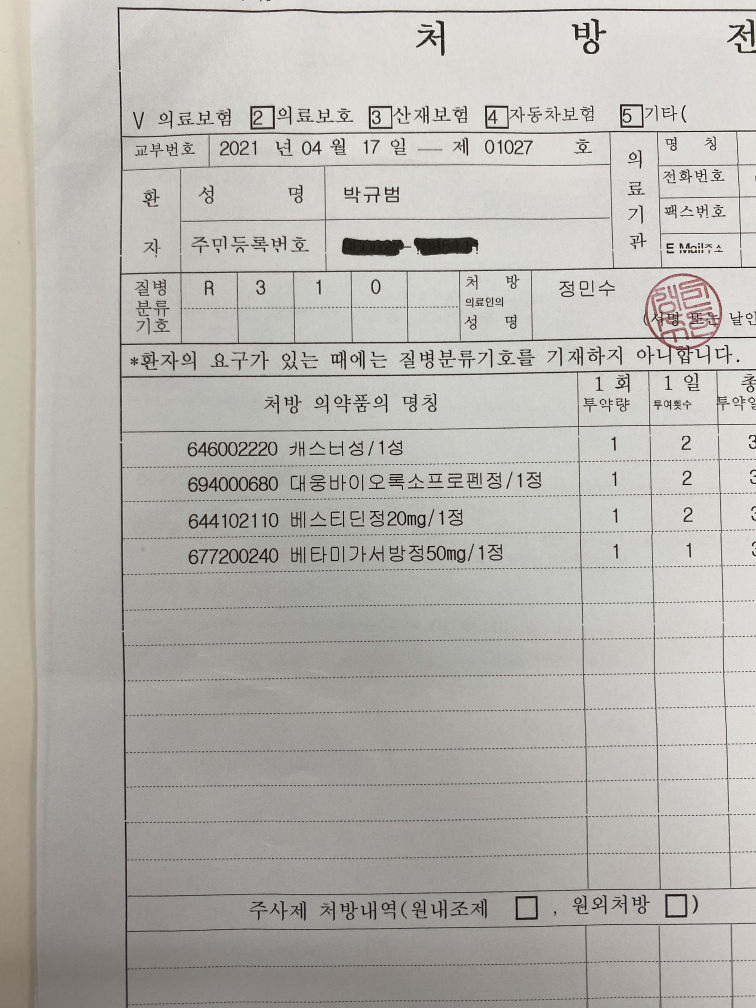
#> input picture data/F8AD4D44-F622-48C3-976D-817FF44C7DC8.jpeg, 3024 x 4032 px, given in place of unnamed.png, which was not available (shown at 1/4 size)
$ python text_extract7.py
#> lines starting #> are read from the running program, lines starting #| are printed output that depends on the picture; after the words box and inside, x2 and y2 are one past the last pixel; in counts of white or black regions, pixels touching at a corner belong together; pictures that were not available may be replaced by others from this repository, and a replacement may not be noted
import numpy as np
import cv2
import imutils
from skimage import exposure
from pytesseract import image_to_string
import PIL

def take_picture(should_save=False, d_id=0):
  cam = cv2.VideoCapture(d_id)
  s, img = cam.read()
  if s:
    if should_save:
      cv2.imwrite('ocr.jpg',img)
    print ("picture taken")
  return img

def cnvt_edged_image(img_arr, should_save=False):
  # ratio = img_arr.shape[0] / 300.0
  image = imutils.resize(img_arr,height=300)
  gray_image = cv2.bilateralFilter(cv2.cvtColor(image, cv2.COLOR_BGR2GRAY),11, 17, 17)
  edged_image = cv2.Canny(gray_image, 30, 200)

  if should_save:
    cv2.imwrite('cntr_ocr.jpg')

  return edged_image

'''image passed in must be ran through the cnv_edge_image first'''
def find_display_contour(edge_img_arr):
  display_contour = None
  edge_copy = edge_img_arr.copy()
  contours,hierarchy = cv2.findContours(edge_copy, cv2.RETR_TREE, cv2.CHAIN_APPROX_SIMPLE)
  top_cntrs = sorted(contours, key = cv2.contourArea, reverse = True)[:10]

  for cntr in top_cntrs:
    peri = cv2.arcLength(cntr,True)
    approx = cv2.approxPolyDP(cntr, 0.02 * peri, True)

    if len(approx) == 4:
      display_contour = approx
      break

  return display_contour

def crop_display(image_arr):
  edge_image = cnvt_edged_image(image_arr)
  display_contour = find_display_contour(edge_image)
  cntr_pts = display_contour.reshape(4,2)
  return cntr_pts


def normalize_contrs(img,cntr_pts):
  ratio = img.shape[0] / 300.0
  norm_pts = np.zeros((4,2), dtype="float32")

  s = cntr_pts.sum(axis=1)
  norm_pts[0] = cntr_pts[np.argmin(s)]
  norm_pts[2] = cntr_pts[np.argmax(s)]

  d = np.diff(cntr_pts,axis=1)
  norm_pts[1] = cntr_pts[np.argmin(d)]
  norm_pts[3] = cntr_pts[np.argmax(d)]

  norm_pts *= ratio

  (top_left, top_right, bottom_right, bottom_left) = norm_pts

  width1 = np.sqrt(((bottom_right[0] - bottom_left[0]) ** 2) + ((bottom_right[1] - bottom_left[1]) ** 2))
  width2 = np.sqrt(((top_right[0] - top_left[0]) ** 2) + ((top_right[1] - top_left[1]) ** 2))
  height1 = np.sqrt(((top_right[0] - bottom_right[0]) ** 2) + ((top_right[1] - bottom_right[1]) ** 2))
  height2 = np.sqrt(((top_left[0] - bottom_left[0]) ** 2) + ((top_left[1] - bottom_left[1]) ** 2))

  max_width = max(int(width1), int(width2))
  max_height = max(int(height1), int(height2))

  dst = np.array([[0,0], [max_width -1, 0],[max_width -1, max_height -1],[0, max_height-1]], dtype="float32")
  persp_matrix = cv2.getPerspectiveTransform(norm_pts,dst)
  return cv2.warpPerspective(img,persp_matrix,(max_width,max_height))

def process_image(orig_image_arr):
  ratio = orig_image_arr.shape[0] / 300.0

  display_image_arr = normalize_contrs(orig_image_arr,crop_display(orig_image_arr))
  #display image is now segmented.
  gry_disp_arr = cv2.cvtColor(display_image_arr, cv2.COLOR_BGR2GRAY)
  gry_disp_arr = exposure.rescale_intensity(gry_disp_arr, out_range= (0,255))

  #thresholding
  ret, thresh = cv2.threshold(gry_disp_arr,127,255,cv2.THRESH_BINARY)
  return thresh

def ocr_image(orig_image_arr):
  otsu_thresh_image = PIL.Image.fromarray(process_image(orig_image_arr))
  return image_to_string(otsu_thresh_image, lang="letsgodigital", config="-psm 100 -c tessedit_char_whitelist=.0123456789")


img = cv2.imread("../../Desktop/unnamed.png")
#> img is the input picture: shape (4032, 3024, 3); mean B, G, R 174.4, 179.6, 181.8
gray_image = cv2.bilateralFilter(cv2.cvtColor(img, cv2.COLOR_BGR2GRAY),11, 17, 17)
edged_image = cv2.Canny(gray_image, 30, 200)
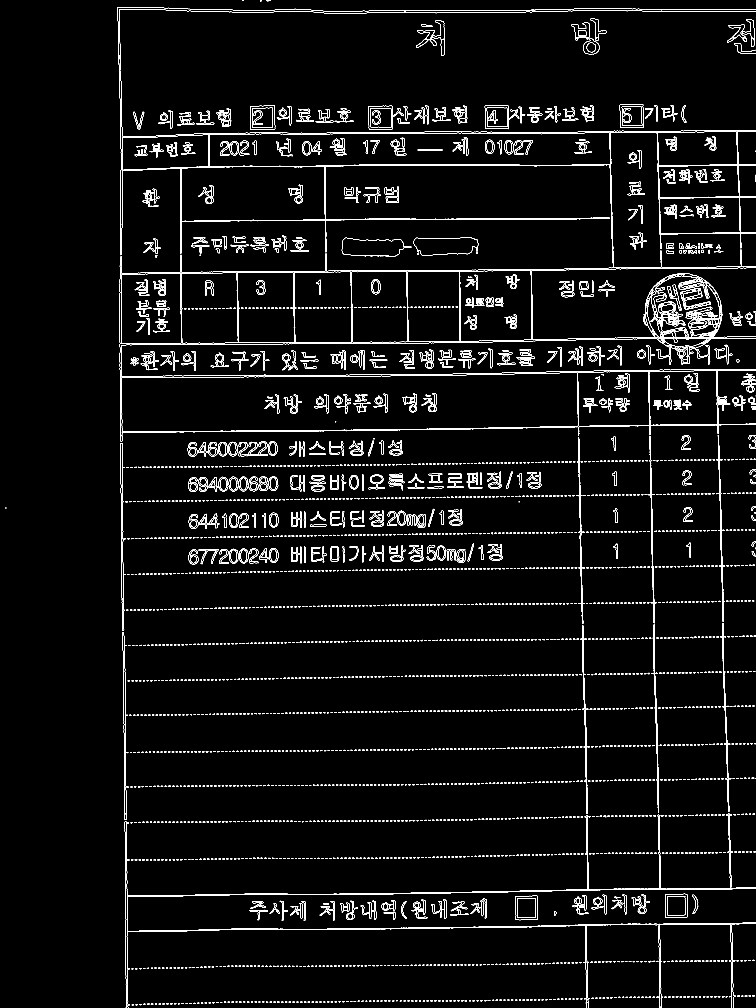
#> edged_image: shape (4032, 3024) (shown at 1/4 size); 2.1% white in thin lines or dots

cv2.imshow('edge', edged_image)
cv2.waitKey(0)

display_contour = find_display_contour(edged_image)
#> in find_display_contour, `contours,hierarchy = cv2.findContours(edge_copy, cv2.RETR_TREE, cv2.CH..`: contours = 6229 contours, 1849 with area under 20; largest, box (x1, y1, x2, y2) and area: (476, 282, 3024, 1021) 334224, (837, 529, 2442, 667) 202148, (1629, 1082, 2128, 1368) 79468, (1839, 1082, 2128, 1366) 79460, (485, 1093, 726, 1376) 66284
#> in find_display_contour, `top_cntrs = sorted(contours, key = cv2.contourArea, reverse = True)[:10]`: top_cntrs = 10 contours; largest, box (x1, y1, x2, y2) and area: (476, 282, 3024, 1021) 334224, (837, 529, 2442, 667) 202148, (1629, 1082, 2128, 1368) 79468, (1839, 1082, 2128, 1366) 79460, (485, 1093, 726, 1376) 66284
#> the loop in find_display_contour, `for cntr in top_cntrs:` made 2 passes
#> (peri, display_contour) on pass 2: (3527.9, [[2438, 532], [2432, 657], [838, 665], [841, 538]])
#> peri on pass 1: 21274.7
#> display_contour = [[2438, 532], [2432, 657], [838, 665], [841, 538]]
ocr_image(img)
#> in cnvt_edged_image, `image = imutils.resize(img_arr,height=300)`:
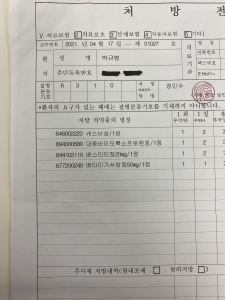
#> image: shape (300, 225, 3); mean B, G, R 174.4, 179.6, 181.8
#> in cnvt_edged_image, `edged_image = cv2.Canny(gray_image, 30, 200)`:
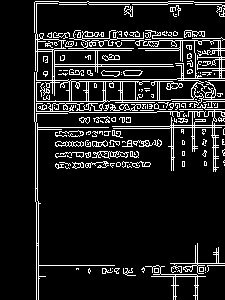
#> edged_image: shape (300, 225); 12.2% white in thin lines or dots, all inside (x1, y1, x2, y2) = (34, 1, 225, 300)
#> in find_display_contour (call 2), `contours,hierarchy = cv2.findContours(edge_copy, cv2.RETR_TREE, cv2.CH..`: contours = 394 contours, 332 with area under 20; largest, box (x1, y1, x2, y2) and area: (35, 3, 225, 117) 5446, (70, 78, 202, 101) 1194, (194, 40, 222, 79) 870, (112, 104, 225, 172) 604, (54, 50, 96, 65) 572
#> in find_display_contour (call 2), `top_cntrs = sorted(contours, key = cv2.contourArea, reverse = True)[:10]`: top_cntrs = 10 contours; largest, box (x1, y1, x2, y2) and area: (35, 3, 225, 117) 5446, (70, 78, 202, 101) 1194, (194, 40, 222, 79) 870, (112, 104, 225, 172) 604, (54, 50, 96, 65) 572
#> the loop in find_display_contour (call 2), `for cntr in top_cntrs:` made 1 pass
#> (peri, display_contour) on pass 1: (3126.4, [[36, 3], [104, 102], [36, 111], [224, 99]])
#> in crop_display, `display_contour = find_display_contour(edge_image)`: display_contour = [[36, 3], [104, 102], [36, 111], [224, 99]]
#> in normalize_contrs, `ratio = img.shape[0] / 300.0`: ratio = 13.44
#> in normalize_contrs, `s = cntr_pts.sum(axis=1)`: s = [39, 206, 147, 323]
#> in normalize_contrs, `d = np.diff(cntr_pts,axis=1)`: d = [-33, -2, 75, -125]
#> in normalize_contrs, `norm_pts *= ratio`: norm_pts = [[483.8, 40.32], [3010.6, 1330.6], [3010.6, 1330.6], [483.8, 1491.8]]
#> in normalize_contrs, `(top_left, top_right, bottom_right, bottom_left) = norm_pts`: top_left = [483.8, 40.32]; top_right = [3010.6, 1330.6]; bottom_left = [483.8, 1491.8]
#> in normalize_contrs, `width1 = np.sqrt(((bottom_right[0] - bottom_left[0]) ** 2) + ((bottom_..`: width1 = 2531.9
#> in normalize_contrs, `width2 = np.sqrt(((top_right[0] - top_left[0]) ** 2) + ((top_right[1] ..`: width2 = 2837.1
#> in normalize_contrs, `height1 = np.sqrt(((top_right[0] - bottom_right[0]) ** 2) + ((top_righ..`: height1 = 0
#> in normalize_contrs, `height2 = np.sqrt(((top_left[0] - bottom_left[0]) ** 2) + ((top_left[1..`: height2 = 1451.5
#> in normalize_contrs, `max_width = max(int(width1), int(width2))`: max_width = 2837
#> in normalize_contrs, `max_height = max(int(height1), int(height2))`: max_height = 1451
#> in normalize_contrs, `dst = np.array([[0,0], [max_width -1, 0],[max_width -1, max_height -1]..`: dst = [[0, 0], [2836, 0], [2836, 1450], [0, 1450]]
#> in normalize_contrs, `persp_matrix = cv2.getPerspectiveTransform(norm_pts,dst)`: persp_matrix = [[-5.73e-08, -4.45e-17, 2.77e-05], [-0.129, 0.253, 52.31], [-0.00013, -0.000459, 1]]
#> in normalize_contrs, `return cv2.warpPerspective(img,persp_matrix,(max_width,max_height))`:
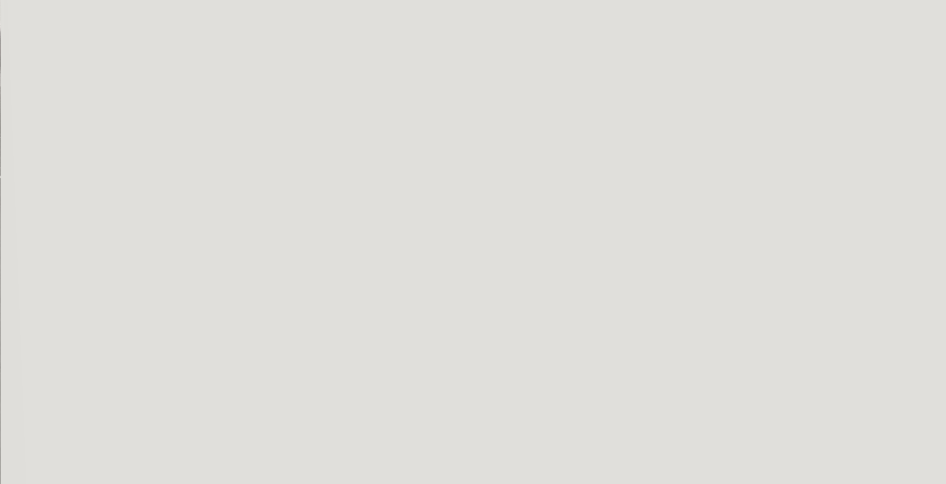
#> returned value: shape (1451, 2837, 3) (shown at 1/3 size); mean of channels 0, 1, 2 218.9, 222.9, 223.9; drawn as B, G, R
#> in process_image, `ret, thresh = cv2.threshold(gry_disp_arr,127,255,cv2.THRESH_BINARY)`:
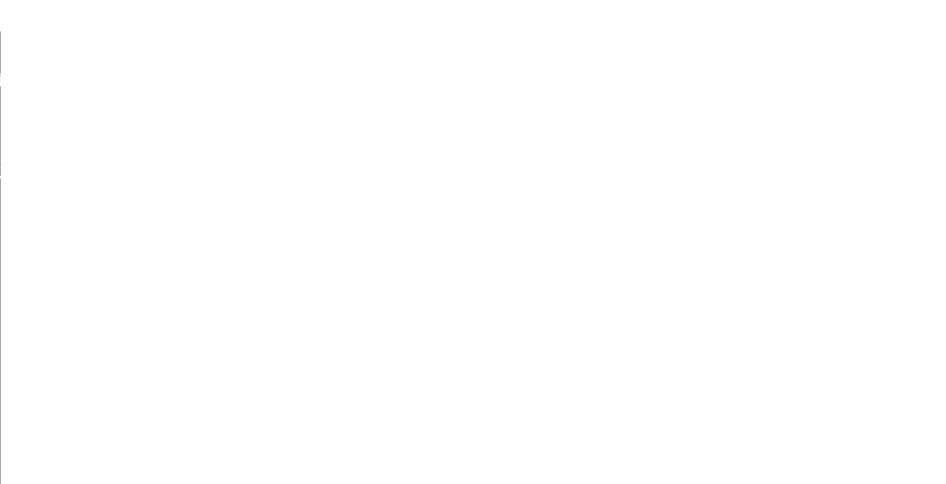
#> thresh: shape (1451, 2837) float64 (shown at 1/3 size); 100% white; black in thin lines or dots, all inside (x1, y1, x2, y2) = (0, 94, 1, 1451)
#> (the call stopped at in ocr_image, `return image_to_string(otsu_thresh_image, lang="letsgodigital", config..`: pytesseract is not available in this run)
